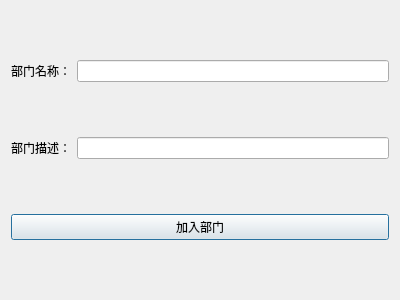
<?xml version="1.0" encoding="UTF-8"?>
<ui version="4.0">
 <class>CreateDepartdia</class>
 <widget class="QDialog" name="CreateDepartdia">
  <property name="geometry">
   <rect>
    <x>0</x>
    <y>0</y>
    <width>400</width>
    <height>300</height>
   </rect>
  </property>
  <property name="windowTitle">
   <string>Dialog</string>
  </property>
  <layout class="QVBoxLayout" name="verticalLayout">
   <item>
    <layout class="QHBoxLayout" name="horizontalLayout">
     <item>
      <widget class="QLabel" name="label">
       <property name="text">
        <string>部门名称：</string>
       </property>
      </widget>
     </item>
     <item>
      <widget class="QLineEdit" name="departNameLineEdit"/>
     </item>
    </layout>
   </item>
   <item>
    <layout class="QHBoxLayout" name="horizontalLayout_2">
     <item>
      <widget class="QLabel" name="label_2">
       <property name="text">
        <string>部门描述：</string>
       </property>
      </widget>
     </item>
     <item>
      <widget class="QLineEdit" name="deprtdescLineEdit"/>
     </item>
    </layout>
   </item>
   <item>
    <widget class="QPushButton" name="createDepartBtn">
     <property name="text">
      <string>加入部门</string>
     </property>
    </widget>
   </item>
  </layout>
 </widget>
 <resources/>
 <connections/>
</ui>
